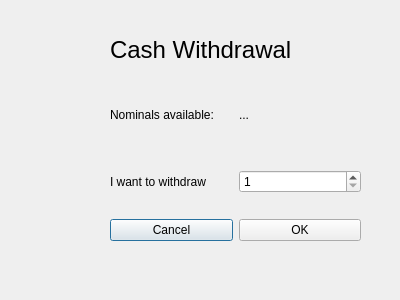
<?xml version="1.0" encoding="UTF-8"?>
<ui version="4.0">
 <class>CashWithdrawal</class>
 <widget class="QDialog" name="CashWithdrawal">
  <property name="geometry">
   <rect>
    <x>0</x>
    <y>0</y>
    <width>400</width>
    <height>300</height>
   </rect>
  </property>
  <property name="windowTitle">
   <string>Dialog</string>
  </property>
  <widget class="QWidget" name="layoutWidget">
   <property name="geometry">
    <rect>
     <x>110</x>
     <y>20</y>
     <width>251</width>
     <height>221</height>
    </rect>
   </property>
   <layout class="QVBoxLayout" name="verticalLayout">
    <item>
     <widget class="QLabel" name="label">
      <property name="font">
       <font>
        <pointsize>18</pointsize>
       </font>
      </property>
      <property name="text">
       <string>Cash Withdrawal</string>
      </property>
      <property name="textFormat">
       <enum>Qt::MarkdownText</enum>
      </property>
     </widget>
    </item>
    <item>
     <layout class="QHBoxLayout" name="horizontalLayout_2">
      <item>
       <widget class="QLabel" name="label_2">
        <property name="text">
         <string>Nominals available:</string>
        </property>
       </widget>
      </item>
      <item>
       <widget class="QLabel" name="nominas">
        <property name="text">
         <string>...</string>
        </property>
       </widget>
      </item>
     </layout>
    </item>
    <item>
     <spacer name="horizontalSpacer">
      <property name="orientation">
       <enum>Qt::Horizontal</enum>
      </property>
      <property name="sizeHint" stdset="0">
       <size>
        <width>40</width>
        <height>20</height>
       </size>
      </property>
     </spacer>
    </item>
    <item>
     <layout class="QHBoxLayout" name="horizontalLayout_3">
      <item>
       <widget class="QLabel" name="label_3">
        <property name="text">
         <string>I want to withdraw</string>
        </property>
       </widget>
      </item>
      <item>
       <widget class="QSpinBox" name="spinBox">
        <property name="minimum">
         <number>1</number>
        </property>
        <property name="maximum">
         <number>3000</number>
        </property>
       </widget>
      </item>
     </layout>
    </item>
    <item>
     <spacer name="horizontalSpacer_2">
      <property name="orientation">
       <enum>Qt::Horizontal</enum>
      </property>
      <property name="sizeHint" stdset="0">
       <size>
        <width>40</width>
        <height>20</height>
       </size>
      </property>
     </spacer>
    </item>
    <item>
     <layout class="QHBoxLayout" name="horizontalLayout">
      <item>
       <widget class="QPushButton" name="cancel_pushButton">
        <property name="text">
         <string>Cancel</string>
        </property>
       </widget>
      </item>
      <item>
       <widget class="QPushButton" name="withdraw_pushButton">
        <property name="text">
         <string>OK</string>
        </property>
       </widget>
      </item>
     </layout>
    </item>
   </layout>
  </widget>
 </widget>
 <resources/>
 <connections/>
</ui>
